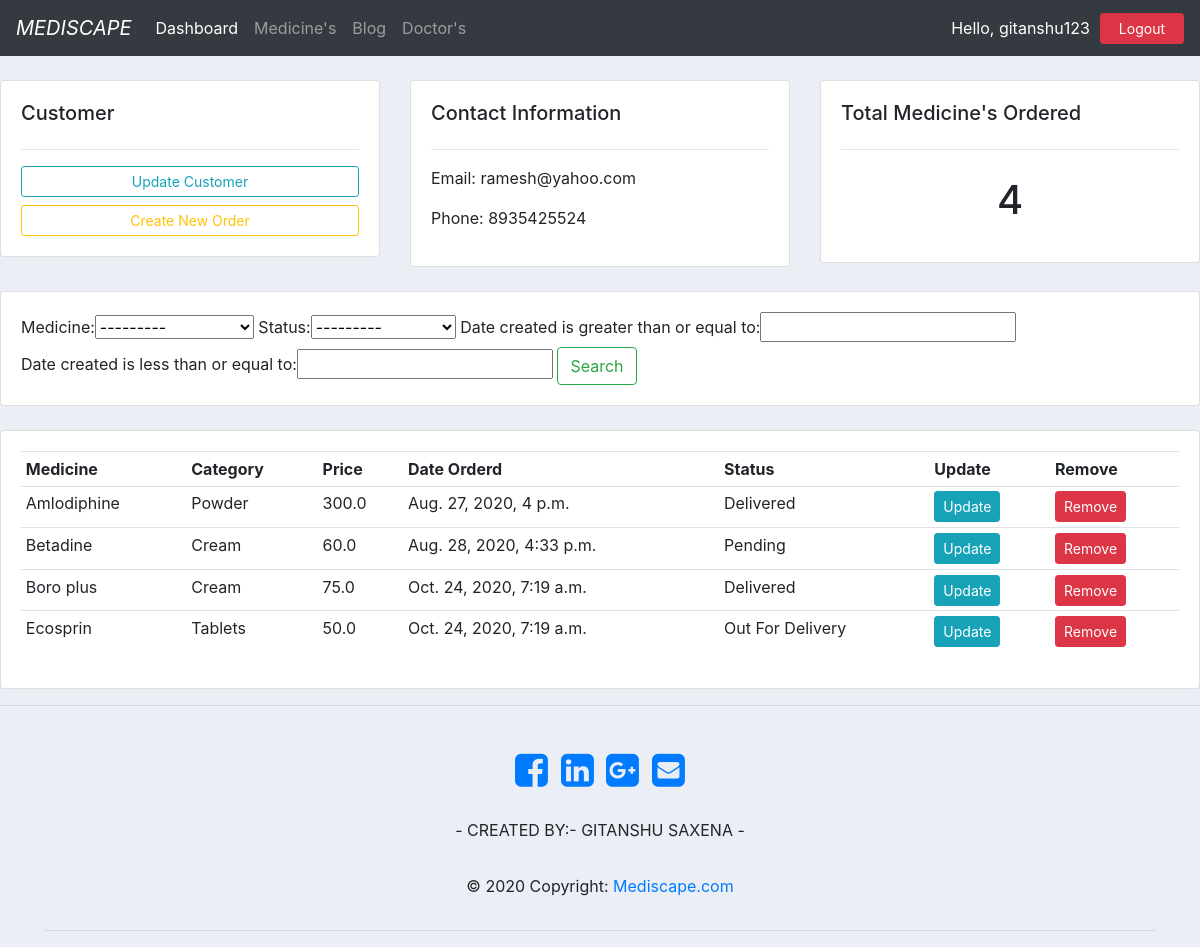
Page /customer/1/ (signed in) on the committed database.
### mediscape/models.py (models this page shows, shortened)
class Customer(models.Model):
	user = models.OneToOneField(User, null = True, on_delete = models.CASCADE)
	name = models.CharField(max_length = 200 ,null = True)
	phone = models.CharField(max_length = 200 ,null = True)
	email = models.CharField(max_length = 200 ,null = True)
	date_created = models.DateTimeField(auto_now_add = True)

class Order(models.Model):
	STATUS = (
		('Pending', 'Pending'),
		('Out For Delivery', 'Out For Delivery'),
		('Delivered', 'Delivered'),
		)
	customer = models.ForeignKey(Customer, null = True, on_delete = models.SET_NULL)
	medicine = models.ForeignKey(Medicine, null = True, on_delete = models.SET_NULL)
	date_created = models.DateTimeField(auto_now_add = True, null = True)
	status = models.CharField(max_length = 200 ,null = True,choices = STATUS)

class Medicine(models.Model):
	name = models.CharField(max_length = 200 ,null = True)
	price = models.FloatField(null = True)
	category = models.CharField(max_length = 200 ,null = True)
	description = models.CharField(max_length = 200 ,null = True, blank = True)
	date_created = models.DateTimeField(auto_now_add = True)
	tags = models.ManyToManyField(Tag)
	def __str__(self):
		return self.name

### mediscape/decorators.py (the view)
		def wrapper_func(request,*args,**kwargs):
			group = None
			if request.user.groups.exists():
				group = request.user.groups.all()[0].name
			if group in allowed_roles:
				return view_func(request,*args,**kwargs)
			else:
				return HttpResponse("You are no authorized to view this content..")

### mediscape/views.py (called while the page is built)
@login_required(login_url = 'login')
@allowed_users(allowed_roles = ['admin'])
def customer(request, pk_test):
	customer = Customer.objects.get(id=pk_test)
	orders = customer.order_set.all()
	order_count = orders.count()
	myFilter = OrderFilter(request.GET,queryset = orders)
	orders = myFilter.qs
	context = {'customer':customer,'orders':orders,'order_count':order_count,'myFilter':myFilter}
	return render(request,'customer.html',context)

### mediscape/templates/customer.html
{%  extends 'main.html' %}
{% block content %}
<br>
<div class="row">
	<div class="col-md">
		<div class="card card-body">
			<h5>Customer</h5>
			<hr>
			<a class="btn btn-outline-info  btn-sm btn-block" href="">Update Customer</a>
			<a class="btn btn-outline-warning  btn-sm btn-block" href="{% url 'create_order' customer.id %}">Create New Order</a>
		</div>
	</div>
	<div class="col-md">
		<div class="card card-body">
			<h5>Contact Information</h5>
			<hr>
			<p>Email: {{customer.email}}</p>
			<p>Phone: {{customer.phone}}</p>
		</div>
	</div>
	<div class="col-md">
		<div class="card card-body">
			<h5>Total Medicine's Ordered</h5>
			<hr>
			<h1 style="text-align: center; padding: 10px">{{order_count}}</h1>
		</div>
	</div>
</div>
<br>
<div class="row">
	<div class="col">
		<div class="card card-body">
			<form method="get">
				{{myFilter.form}}
		   <button class="btn btn-outline-success my-2 my-sm-0" type="submit">Search</button>
		  </form>
		</div>
	</div>
</div>
<br>
<div class="row">
	<div class="col-md">
		<div class="card card-body">
			<table class="table table-sm">
				<tr>
					<th>Medicine</th>
					<th>Category</th>
					<th>Price</th>
					<th>Date Orderd</th>
					<th>Status</th>
					<th>Update</th>
					<th>Remove</th>
				</tr>
				{% for order in orders %}
					<tr>
						<td>{{order.medicine}}</td>
						<td>{{order.medicine.category}}</td>
						<td>{{order.medicine.price}}</td>
						<td>{{order.date_created}}</td>
						<td>{{order.status}}</td>
						<td><a href="{% url 'update_order' order.id %}" class="btn btn-sm btn-info">Update</a></td>
						<td><a href="{% url 'delete_order' order.id %}" class="btn btn-sm btn-danger">Remove</a></td>
					</tr>
				{% endfor %}
			</table>
		</div>
	</div>
</div>
{% endblock %}

### mediscape/templates/navbar.html (shortened to what this page needs)
{% load static %}
<nav class="navbar navbar-expand-lg navbar-dark bg-dark">
  <a class="navbar-brand" href="#"><i>MEDISCAPE</i></a>
  <div class="collapse navbar-collapse" id="navbarNavDropdown">
    <ul class="navbar-nav">
      {% if request.user.is_staff %}
      <li class="nav-item active">
        <a class="nav-link" href="{% url 'home' %}">Dashboard</span></a>
      </li>
      <li class="nav-item">
        <a class="nav-link" href="{% url 'medicine' %}">Medicine's</a>
      </li>
      <li class="nav-item">
        <a class="nav-link" href="#">Blog</a>
      </li>
      <li class="nav-item">
        <a class="nav-link" href="#">Doctor's</a>
      </li>
    {% endif %}
    </ul>
  </div>
<span class="hello-msg">Hello, {{request.user}}</span>
<span class="btn btn-danger btn-sm"><a class="hello-msg" href="{% url 'logout' %}">Logout</a></span>
</nav>

### static/css/main.css (style rules this page uses)
.hello-msg { color: white; margin-right: 10px; }
a.hello-msg { text-decoration: none; list-style: none; margin-left: 10px; }
body { background-color:#ebeff5; }

### rows in the picture
Customer: email "ramesh@yahoo.com", phone "8935425524"
Order: medicine "Amlodiphine", medicine.category "Powder", medicine.price "300.0", date_created "Aug. 27, 2020, 4 p.m.", status "Delivered"
Order: medicine "Betadine", medicine.category "Cream", medicine.price "60.0", date_created "Aug. 28, 2020, 4:33 p.m.", status "Pending"
Order: medicine "Boro plus", medicine.category "Cream", medicine.price "75.0", date_created "Oct. 24, 2020, 7:19 a.m.", status "Delivered"
Order: medicine "Ecosprin", medicine.category "Tablets", medicine.price "50.0", date_created "Oct. 24, 2020, 7:19 a.m.", status "Out For Delivery"

### other values in the picture
{{ request.user }} "gitanshu123"
{{ order_count }} "4"
